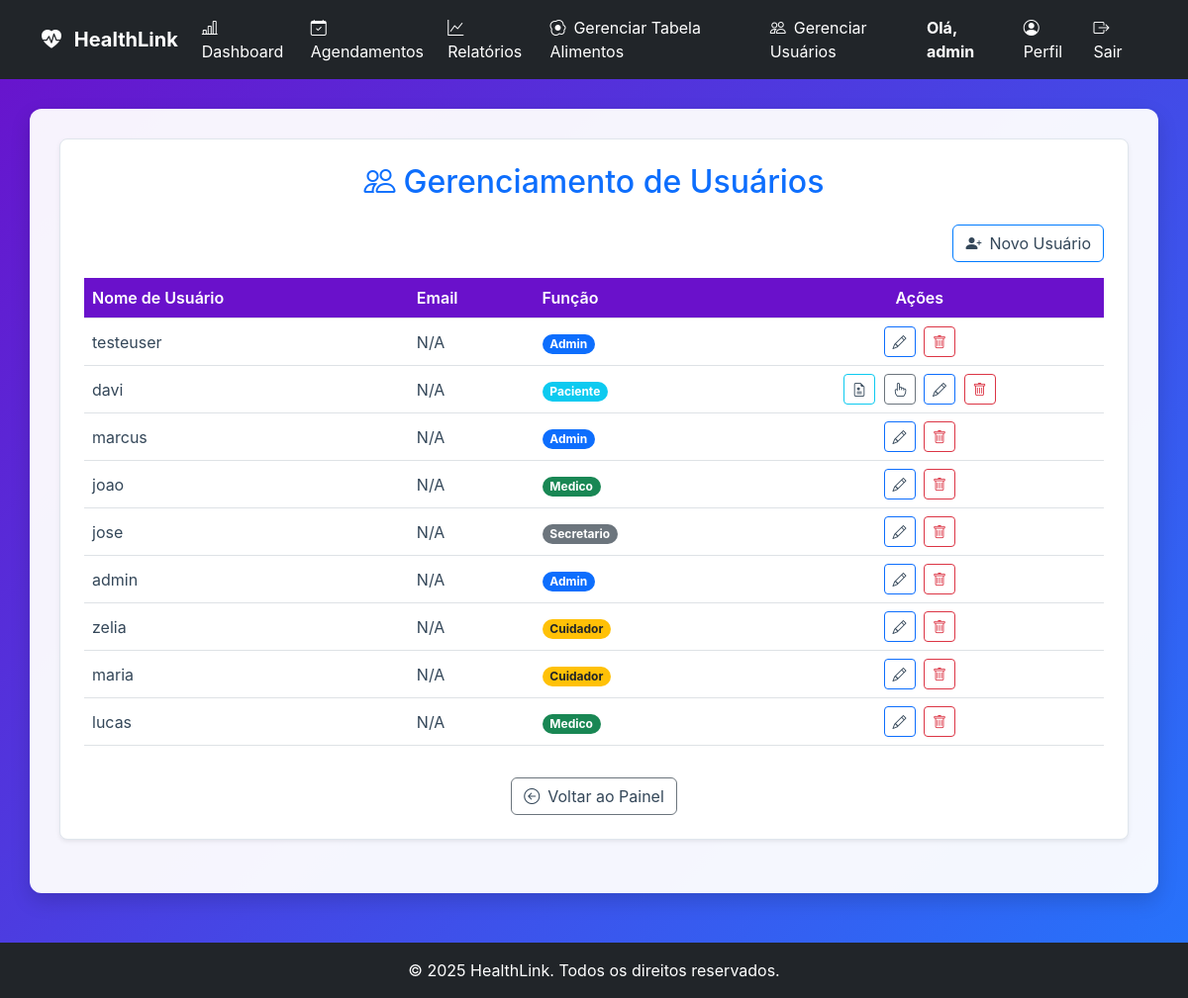
Page /gerenciar_usuarios (signed in) on the committed database.
### tables this page shows
CREATE TABLE users (
                    id INTEGER PRIMARY KEY,
                    username TEXT UNIQUE NOT NULL,
                    password_hash TEXT NOT NULL,
                    role TEXT NOT NULL DEFAULT 'paciente',
                    email TEXT,
                    nome TEXT,
                    razao_ic REAL,
                    fator_sensibilidade REAL,
                    data_nascimento TEXT,
                    sexo TEXT
                , nome_completo TEXT, telefone TEXT, medico_id INTEGER, meta_glicemia INTEGER, documento TEXT, crm TEXT, especialidade TEXT, cns TEXT, ric_manha REAL, ric_almoco REAL, ric_jantar REAL, fsi_manha REAL, fsi_almoco REAL, fsi_jantar REAL);

### app.py (the view)
@app.route('/gerenciar_usuarios')
@login_required
def gerenciar_usuarios():
    if not (current_user.is_admin or current_user.role == 'secretario'):
        flash('Acesso não autorizado.', 'danger')
        return redirect(url_for('dashboard'))
    usuarios = db_manager.carregar_todos_os_usuarios()
    return render_template('gerenciar_usuarios.html', usuarios=usuarios)

### app.py (called while the page is built)
@app.context_processor
def inject_now():
    return {'now': datetime.now}

### database_manager.py (called while the page is built)
    def get_db_connection(self):
        conn = sqlite3.connect(self.db_path)
        conn.execute("PRAGMA foreign_keys = ON;")
        conn.row_factory = sqlite3.Row
        return conn

    def carregar_usuario_por_id(self, user_id):
        conn = self.get_db_connection()
        user_data = conn.execute(
            "SELECT id, username, role, email, nome_completo, razao_ic, fator_sensibilidade, data_nascimento, sexo, telefone, medico_id FROM users WHERE id = ?",
            (user_id,)
        ).fetchone()
        conn.close()
        return dict(user_data) if user_data else None

    def carregar_todos_os_usuarios(self, perfil=None):
        conn = self.get_db_connection()
        cursor = conn.cursor()
        query = "SELECT id, username, role FROM users"
        params = ()
        if perfil:
            query += " WHERE role = ?" # Corrigi para 'role' ao invés de 'perfil'
            params = (perfil,)
        cursor.execute(query, params)
        usuarios = cursor.fetchall()
        conn.close()
        return [{'id': row['id'], 'username': row['username'], 'role': row['role']} for row in usuarios]

### models.py (called while the page is built)
    @property
    def is_admin(self):
        return self.role == 'admin'

    @property
    def is_paciente(self):
        return self.role == 'paciente' or self.role == 'user'

### templates/gerenciar_usuarios.html (shortened to what this page needs)
{% extends 'base.html' %}
{% block content %}
<div class="card p-4 shadow-sm mb-4">
    <h2 class="mb-4 text-center text-primary">
        <i class="bi bi-people me-2"></i>Gerenciamento de Usuários
    </h2>
    <div class="d-flex justify-content-end mb-3">
        <a href="{{ url_for('cadastro') }}" class="btn btn-primary">
            <i class="bi bi-person-plus-fill me-2"></i>Novo Usuário
        </a>
    </div>
    <div class="table-responsive">
        <table class="table table-hover align-middle">
            <thead>
                <tr>
                    <th>Nome de Usuário</th>
                    <th>Email</th>
                    <th>Função</th>
                    <th class="text-center">Ações</th>
                </tr>
            </thead>
            <tbody>
                {% for usuario in usuarios %}
                <tr>
                    <td>{{ usuario['username'] }}</td>
                    <td>{{ usuario.get('email', 'N/A') }}</td>
                    <td>
                        {% set role = usuario.get('role', 'padrão') %}
                        <span class="badge rounded-pill bg-{{
                            'success' if role == 'medico' else
                            'primary' if role == 'admin' else
                            'info' if role == 'paciente' or role == 'user' else
                            'warning text-dark' if role == 'cuidador' else
                            'secondary'
                        }}">
                            {{ role|capitalize }}
                        </span>
                    </td>
                    <td class="text-center actions-column">
                        {% if usuario.get('role') == 'user' or usuario.get('role') == 'paciente' %}
                        <a href="{{ url_for('ficha_acompanhamento', paciente_id=usuario['id']) }}"
                            class="btn btn-sm btn-outline-info me-1" title="Ficha Clínica">
                            <i class="bi bi-file-earmark-medical"></i>
                        </a>
                        <a href="{{ url_for('vincular_cuidador', username=usuario['username']) }}"
                            class="btn btn-sm btn-outline-secondary me-1" title="Vincular Cuidador">
                            <i class="bi bi-hand-index"></i>
                        </a>
                        {% endif %}
                        <a href="{{ url_for('editar_usuario', username=usuario['username']) }}"
                            class="btn btn-sm btn-outline-primary me-1" title="Editar Usuário">
                            <i class="bi bi-pencil"></i>
                        </a>
                        <form method="POST" action="{{ url_for('excluir_usuario', username=usuario['username']) }}"
                            style="display:inline;">
                            <button type="submit" class="btn btn-sm btn-outline-danger" title="Excluir Usuário"
                                onclick="return confirm('Tem certeza que deseja excluir o usuário {{ usuario.username }}?');">
                                <i class="bi bi-trash"></i>
                            </button>
                        </form>
                    </td>
                </tr>
                {% else %}
                <tr>
                    <td colspan="4" class="text-center py-4">Nenhum usuário cadastrado.</td>
                </tr>
                {% endfor %}
            </tbody>
        </table>
    </div>
    <div class="text-center">
        <a href="{{ url_for('dashboard_gestao') }}" class="btn btn-secondary mt-3">
            <i class="bi bi-arrow-left-circle me-2"></i>Voltar ao Painel
        </a>
    </div>
</div>
{% endblock %}

### templates/base.html (shortened to what this page needs)
<!DOCTYPE html>
<html lang="pt-br">
<head>
    <link href="https://cdn.jsdelivr.net/npm/bootstrap@5.3.0/dist/css/bootstrap.min.css" rel="stylesheet">
    <link href="https://cdn.jsdelivr.net/npm/bootstrap-icons/font/bootstrap-icons.css" rel="stylesheet">
    <link rel="stylesheet" href="https://cdnjs.cloudflare.com/ajax/libs/font-awesome/6.0.0-beta3/css/all.min.css">
    <link rel="stylesheet" href="{{ url_for('static', filename='css/style.css') }}">
</head>
<body>
    <nav class="navbar navbar-expand-lg navbar-dark bg-dark">
        <div class="container">
            <a class="navbar-brand fw-bold" href="{{ url_for('index') }}">
                <i class="bi bi-heart-pulse-fill me-2"></i> HealthLink
            </a>
            <div class="collapse navbar-collapse" id="navbarNav">
                <ul class="navbar-nav me-auto">
                    {% if current_user.is_authenticated %}
                    <li class="nav-item">
                        <a class="nav-link" href="{{ url_for('dashboard') }}">
                            <i class="bi bi-bar-chart-line me-2"></i>Dashboard
                        </a>
                    </li>
                    {% if current_user.is_paciente %}
                    <li class="nav-item">
                        <a class="nav-link" href="{{ url_for('registros') }}">
                            <i class="bi bi-journal-text me-2"></i>Meus Registros
                        </a>
                    </li>
                    <li class="nav-item">
                        <a class="nav-link" href="{{ url_for('relatorios.relatorios_page') }}">
                            <i class="bi bi-graph-up me-2"></i>Relatórios
                        </a>
                    </li>
                    <li class="nav-item">
                        <a class="nav-link" href="{{ url_for('registrar_glicemia') }}">
                            <i class="bi bi-droplet-fill me-2"></i>Registrar Glicemia
                        </a>
                    </li>
                    <li class="nav-item">
                        <a class="nav-link" href="{{ url_for('registrar_refeicao') }}">
                            <i class="bi bi-utensils me-2"></i>Registrar Refeição
                        </a>
                    </li>
                    <li class="nav-item">
                        <a class="nav-link" href="{{ url_for('minhas_consultas') }}">
                            <i class="bi bi-calendar-event me-2"></i>Minhas Consultas
                        </a>
                    </li>
                    {% elif current_user.role in ['medico', 'secretario', 'admin'] %}
                    <li class="nav-item">
                        <a class="nav-link" href="{{ url_for('gerenciar_agendamentos') }}">
                            <i class="bi bi-calendar-check me-2"></i>Agendamentos
                        </a>
                    </li>
                    <li class="nav-item">
                        <a class="nav-link" href="{{ url_for('relatorios.relatorios_page') }}">
                            <i class="bi bi-graph-up me-2"></i>Relatórios
                        </a>
                    </li>
                    {% if current_user.role in ['secretario', 'admin'] %}
                    <li class="nav-item">
                        <a class="nav-link" href="{{ url_for('registrar_alimento_redirect') }}">
                            <i class="bi bi-egg-fried me-2"></i>Gerenciar Tabela Alimentos
                        </a>
                    </li>
                    <li class="nav-item">
                        <a class="nav-link" href="{{ url_for('gerenciar_usuarios') }}">
                            <i class="bi bi-people me-2"></i>Gerenciar Usuários
                        </a>
                    </li>
                    {% endif %}
                    {% endif %}
                    {% endif %}
                </ul>
                <ul class="navbar-nav">
                    {% if current_user.is_authenticated %}
                    <li class="nav-item me-3 d-flex align-items-center">
                        <span class="navbar-text text-white fw-bold">
                            Olá, {{ current_user.username or current_user.nome_completo }}
                        </span>
                    </li>
                    <li class="nav-item">
                        <a class="nav-link" href="{{ url_for('perfil_paciente', paciente_id=current_user.id) }}">
                            <i class="bi bi-person-circle me-2"></i>Perfil
                        </a>
                    </li>
                    <li class="nav-item">
                        <a class="nav-link text-danger" href="{{ url_for('logout') }}">
                            <i class="bi bi-box-arrow-right me-2"></i>Sair
                        </a>
                    </li>
                    {% endif %}
                </ul>
            </div>
        </div>
    </nav>
    <main id="main-content">
        <div class="container">
            {% block content %}
            {% endblock %}
        </div>
    </main>
    <footer class="text-white text-center py-3 mt-5 bg-dark">
        &copy; {{ now().year }} HealthLink. Todos os direitos reservados.
    </footer>
</body>
</html>

### static/css/style.css (style rules this page uses)
:root { --primary-color: #007bff; --accent-color: #6a11cb; --text-dark: #344759; --text-light: white; --gradient-bg: linear-gradient(135deg, #6a11cb 0%, #2575fc 100%); --success-color: #28a745; --danger-color: #dc3545; --info-color: #17a2b8; --shadow-sm: 0 2px 4px rgba(0, 0, 0, 0.1); --shadow-lg: 0 8px 20px rgba(0, 0, 0, 0.15); }
body, html { margin: 0; padding: 0; height: 100%; font-family: -apple-system, BlinkMacSystemFont, "Segoe UI", Roboto, "Helvetica Neue", Arial, sans-serif; color: var(--text-dark); }
#app-wrapper, body { background: var(--gradient-bg); min-height: 100vh; }
#main-content { background-color: rgba(255, 255, 255, 0.95); border-radius: 12px; box-shadow: var(--shadow-lg); padding: 30px; margin: 30px auto 50px auto; max-width: 1200px; width: 95%; display: block; }
#main-content .container { max-width: 100%; width: 100%; margin-top: 0; padding: 0; background-color: transparent; }
.navbar-nav .nav-link, .navbar-brand { color: var(--text-light) !important; }
h1, h2, h3 { color: var(--accent-color); margin-top: 0; margin-bottom: 20px; }
.card { background-color: white; border: 1px solid #e0e6ed; border-radius: 8px; box-shadow: var(--shadow-sm); padding: 20px; margin-bottom: 20px; }
.btn-primary { background-color: var(--primary-color); border-color: var(--primary-color); color: white; }
.table th { background-color: var(--accent-color); color: white; font-weight: bold; }
.table td { color: var(--text-dark); }
.card a, .card h6, .card p { color: var(--text-dark) !important; background: transparent !important; }
.table thead { background-color: #5d2590; }
.table th { color: white; font-weight: 600; }

### rows in the picture
users: username "admin", get "N/A", role "Admin"
users: username "testeuser", get "N/A", role "Admin"
users: username "davi", get "N/A", role "Paciente"
users: username "marcus", get "N/A", role "Admin"
users: username "joao", get "N/A", role "Medico"
users: username "jose", get "N/A", role "Secretario"
users: username "zelia", get "N/A", role "Cuidador"
users: username "maria", get "N/A", role "Cuidador"
users: username "lucas", get "N/A", role "Medico"
